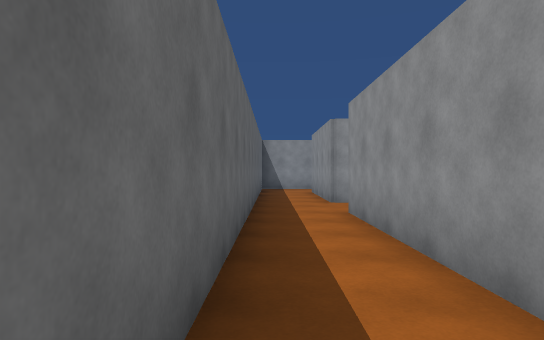
View 1 (above)

14 first-person views from a walk through a 3-D level made in the Unity game engine. The camera is 1.4 m above the floor, looks level and sees 75° across. The floor is counted in squares, 1.8 m on a side. Each view is taken from the middle of a square. On the plan, view 1 faces up. The plan holds only what a view shows up to about 11 squares ahead; the rest is blank. The place goes on beyond the plan. The player is left out.

View 2
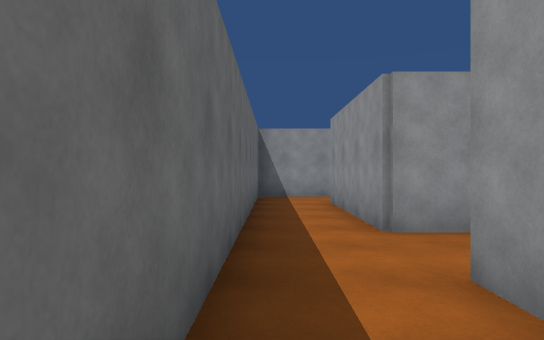

View 3
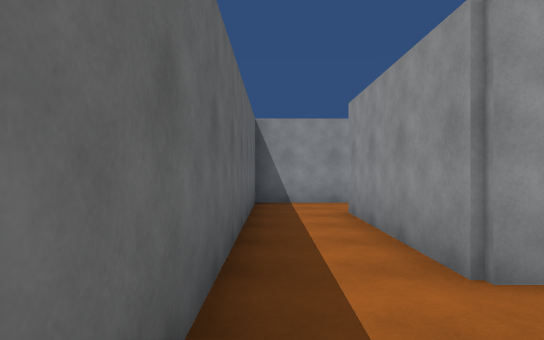

View 4
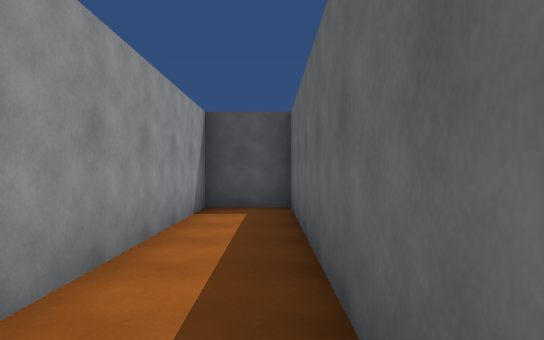

View 5
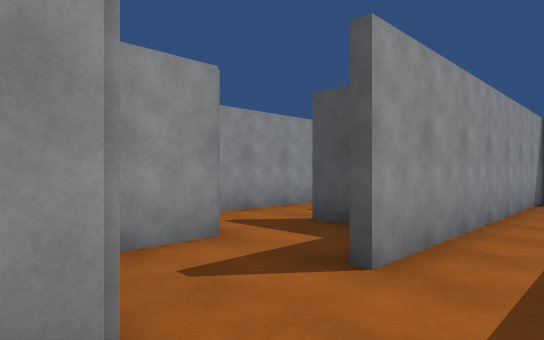

View 6
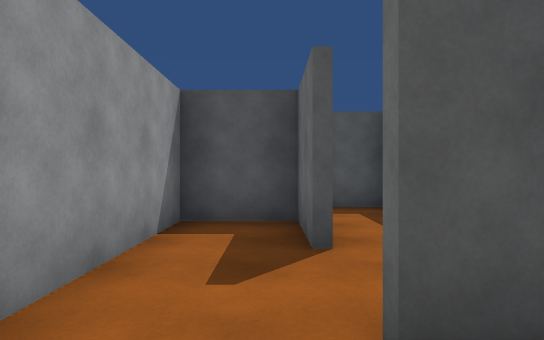

View 7
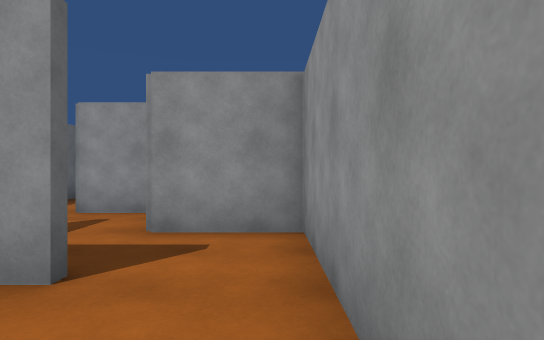

View 8
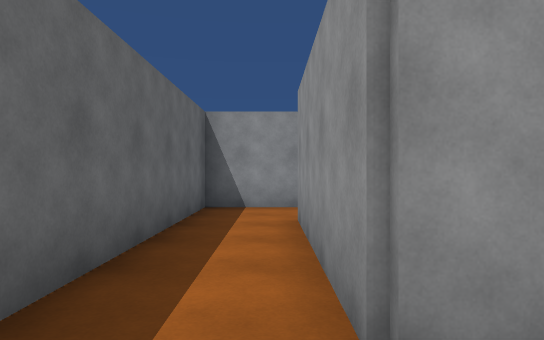

View 9
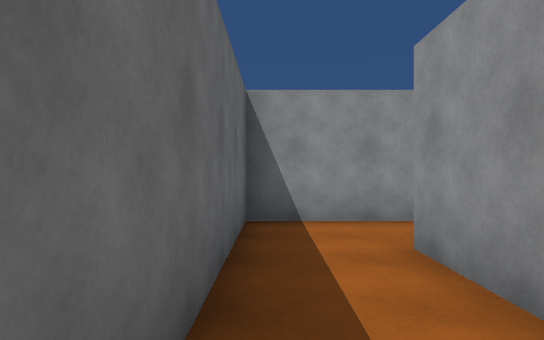

View 10
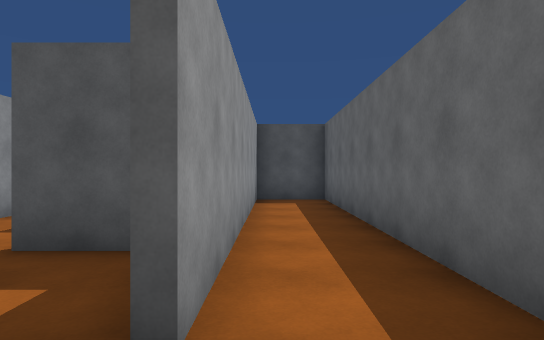

View 11
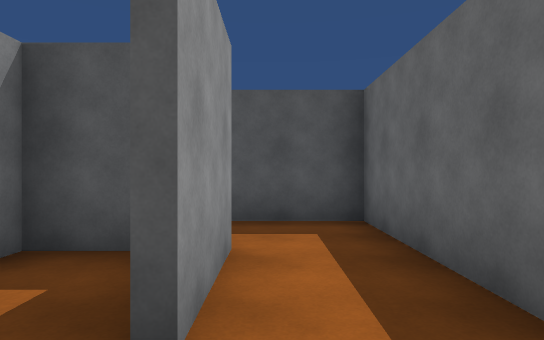

View 12
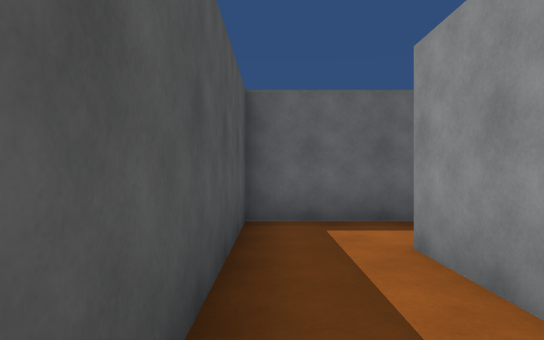

View 13
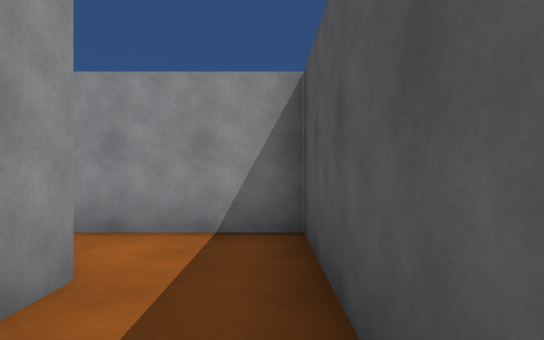

View 14
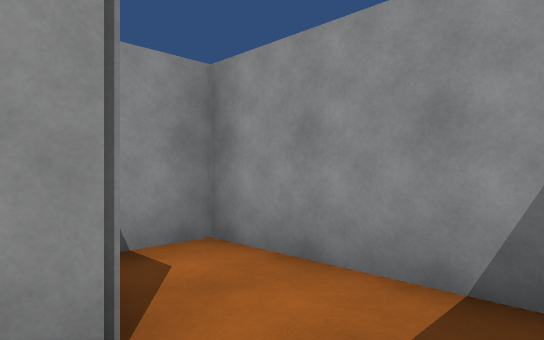

### Floor plan
Points are (right, up) in squares from view 1. A wall is a line through its corners. A room is listed if a view was taken in it or the views show most of it. See-through windows are left out.
Room 1 (views 1, 2, 3, 4, 5, 8, 9, 10)
walls: (2.8, 8.4) (1.4, 8.4) (1.4, 12.5); (3.4, 6.4) (3.4, 7.8); (2.2, 14.4) (-0.4, 14.4) (-0.4, -1.4) (2, -1.4); (1.4, -1.5) (1.4, 6.5)
ways out: opening at (3, 6) to room 2; opening at (2, 14)
Room 2 (views 6, 7, 11)
walls: (3.6, 4.4) (3.1, 4.4); (3.5, 2.5) (3.5, 0.6) (5.4, 0.6) (5.4, 6.4) (3.4, 6.4); (2.2, 4.6) (3.5, 4.6)
ways out: opening at (3, 6) to room 1; opening at (3, 1.5) to room 3
Room 3 (views 12, 13, 14)
walls: (5.6, 0.4) (3.4, 0.4) (3.4, 2.5); (2, -1.4) (7.4, -1.4) (7.4, 2.4) (6.2, 2.4); (1.6, 2.2) (1.6, -1.5)
ways out: opening at (3, 1.5) to room 2

Positions as (right, up) in squares from view 1, and headings:
1: (0, 0), facing up
2: (0, 4), facing up
3: (0, 6), facing up
4: (0, 6), facing down
5: (0, 9), facing down-right
6: (4, 6), facing down
7: (5, 2), facing up
8: (1, 7), facing up
9: (0, 9), facing up
10: (1, 8), facing down
11: (3, 4), facing down
12: (7, -1), facing left
13: (3, -1), facing right
14: (5, -1), facing up-right
